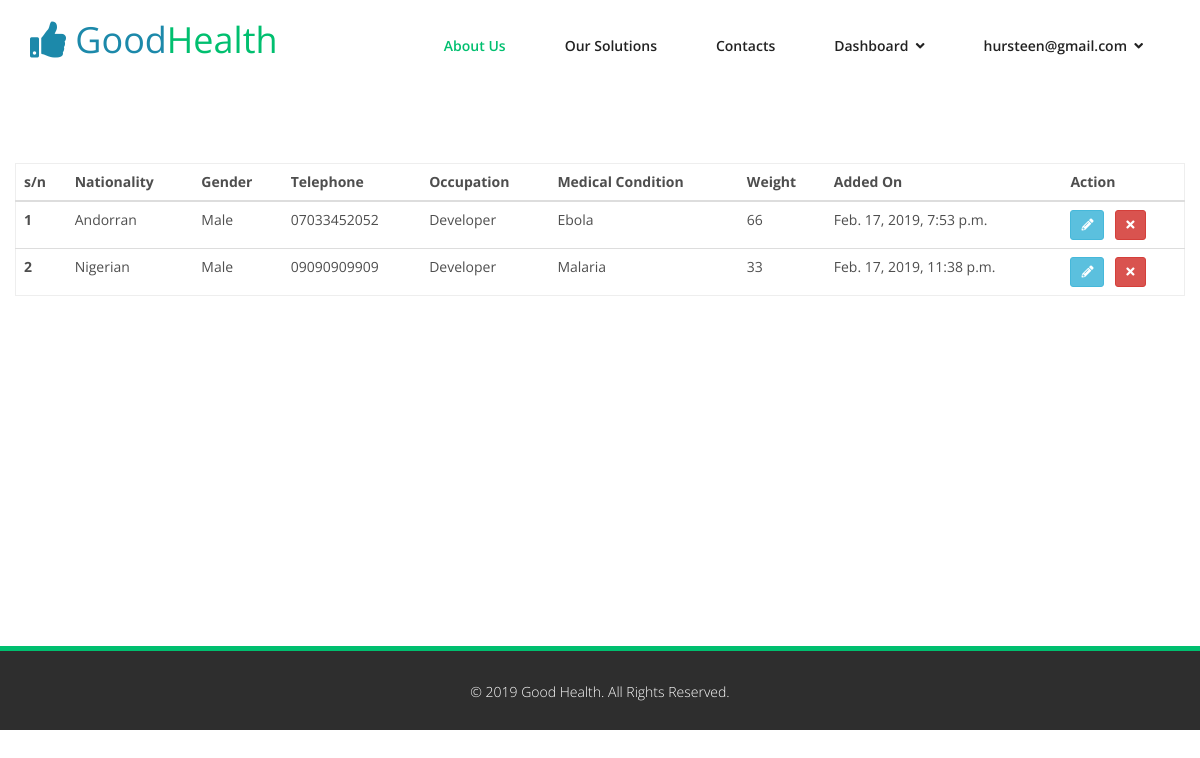
/dashboard/my-medical-report (signed in), run on an earlier commit of the app's database.
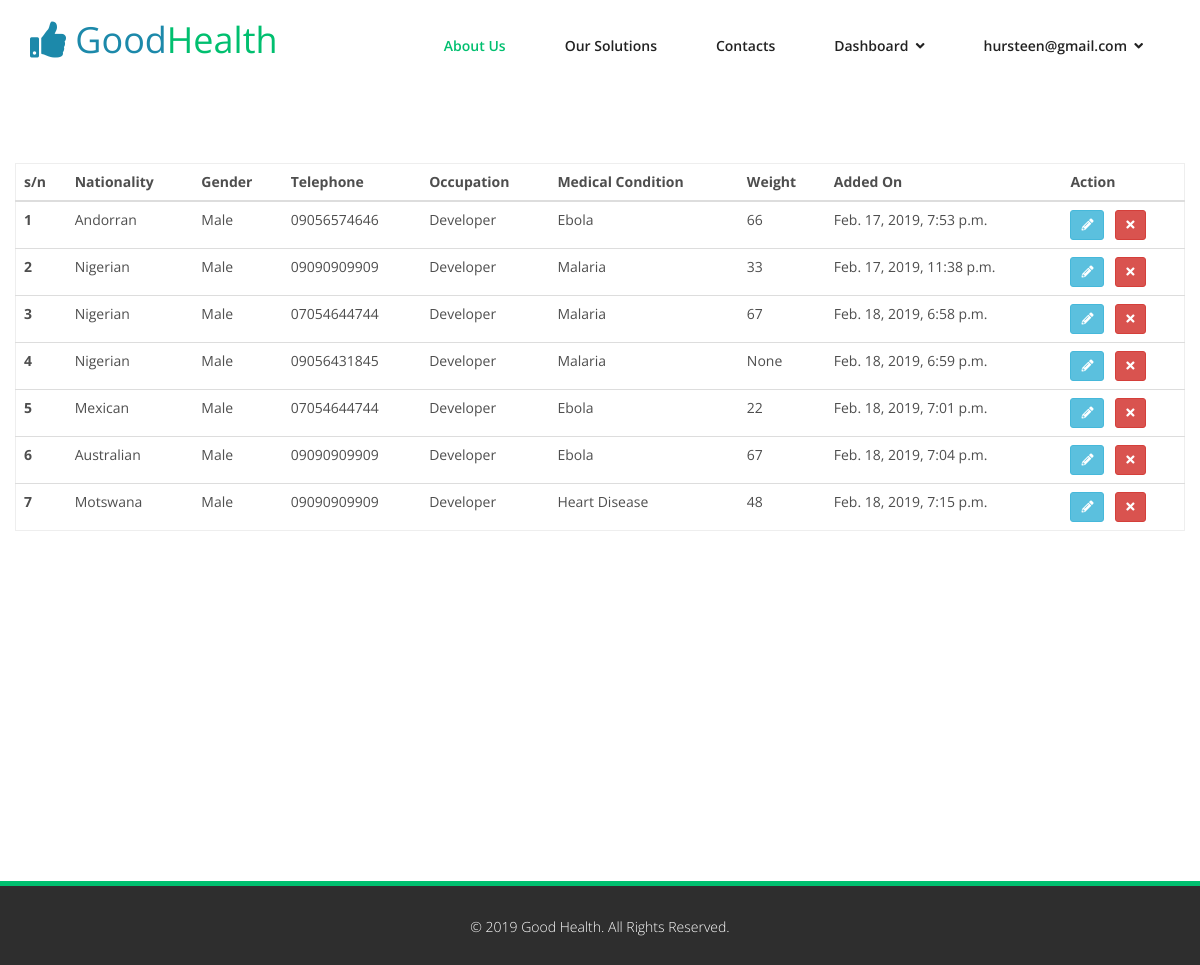
And on a later commit of the database.
### accounts/models.py (models this page shows, shortened)
class User(AbstractBaseUser, PermissionsMixin):
    username = None
    email = models.EmailField(_('email address'), unique=True)
    first_name = models.CharField(_('first name'), max_length=30, blank=True)
    last_name = models.CharField(_('last name'), max_length=30, blank=True)
    date_joined = models.DateTimeField(
        _('date joined'), default=datetime.now)
    last_login = models.DateTimeField(
        _('last login'), default=datetime.now)
    is_active = models.BooleanField(_('active'), default=True)
    is_staff = models.BooleanField(_('is staff'), default=False)
    avatar = models.ImageField(upload_to='avatars/', null=True, blank=True)
    USERNAME_FIELD = 'email'
    REQUIRED_FIELDS = []
    objects = UserManager()
    class Meta:
        verbose_name = _('user')
        verbose_name_plural = _('users')

### dashboard/models.py (models this page shows, shortened)
class MedicalReport(models.Model):
     user_id = models.ForeignKey(User, on_delete=models.CASCADE, related_name='user_ids')
     gender = models.CharField(max_length=1)
     nationality = models.CharField(max_length=100)
     state = models.CharField(max_length=100)
     address = models.CharField(max_length=255)
     telephone = models.CharField(max_length=50)
     occupation = models.CharField(max_length=50)
     dob = models.DateField(blank=True, null=True)
     medical_condition = models.CharField(max_length=255)
     weight = models.IntegerField(blank=True, null=True)
     marital_status = models.CharField(max_length=1)
     date_added = models.DateTimeField(default=datetime.now, blank=True, null=True)
     date_updated = models.DateTimeField(default=datetime.now, blank=True, null=True)

### dashboard/views.py (the view)
# urls.py: path('my-medical-report', views.my_medical_report, name='my_medical_report'),
@login_required(login_url="/accounts/login")
def my_medical_report(request):
    user = request.user.id
    my_medical_report = MedicalReport.objects.filter(user_id=user)
    context = {'my_medical_report':my_medical_report}
    return render(request, 'dashboard/my_medical_report.html', context)

### dashboard/templates/dashboard/my_medical_report.html (shortened to what this page needs)
{% extends 'base.html' %}
{% block content %}
{% load static %}
<section>
<div class="container my-medical-report pad-md-0">
    <table class="table table-hover add-border">
        <thead>
            <tr>
                <th scope="col">s/n</th>
                <th scope="col">Nationality</th>
                <th scope="col">Gender</th>
                <th scope="col">Telephone</th>
                <th scope="col">Occupation</th>
                <th scope="col">Medical Condition</th>
                <th scope="col">Weight</th>
                <th scope="col">Added On</th>
                <th scope="col">Action</th>
            </tr>
        </thead>
        <tbody>
            {% for report in my_medical_report %}
                    <tr class="table-active" id="{{report.id}}">
                    <th scope="row">{{forloop.counter}}</th>
                    <td>{{report.nationality|capfirst}}</td>
                    <td>
                        {% if report.gender == "m" %}
                            Male
                        {% elif report.gender == "f" %}
                            Female
                        {% else %}
                            Others
                        {% endif %}
                    <td>{{report.telephone}}</td>
                    <td>{{report.occupation|capfirst}}</td>
                    <td>{{report.medical_condition|title}}</td>
                    <td>{{report.weight}}</td>
                    <td>{{report.date_added}}</td>
                    <td>
                        <a class="btn btn-sm btn-info" title="Edit Report" style="color: #fff;"><i class="fas fa-pencil-alt"></i></a>&nbsp;&nbsp;
                        <a class="btn btn-sm btn-danger" title="Delete Report" style="color: #fff;"><i class="fas fa-times"></i> </a>
                    </td>
                </tr>
                {% empty %}
                    <tr class="table-active">
                        <td colspan="9" class="text-center">Sorry, you have no medical record yet.</td>
                    </tr>
            {% endfor %}
        </tbody>
    </table>
</div>
</section>
{% endblock %}

### good_health/templates/base.html (shortened to what this page needs)
{% load static %}
<!DOCTYPE html>
<html lang="en">
<head>
    <link href="{% static 'assets/css/bootstrap.min.css' %}" rel="stylesheet">
    <link rel="stylesheet" href="https://use.fontawesome.com/releases/v5.6.3/css/all.css">
    <link href="{% static 'assets/css/animate.min.css' %}" rel="stylesheet">
    <link href="{% static 'assets/css/owl.carousel.min.css' %}" rel="stylesheet">
    <link href="{% static 'assets/css/icomoon.css' %}" rel="stylesheet">
    <link href="{% static 'assets/css/main.css' %}" rel="stylesheet">
    <link href="{% static 'assets/css/style.css' %}" rel="stylesheet">
    <link href="{% static 'assets/css/responsive.css' %}" rel="stylesheet">
    <link href="{% static 'assets/css/datepicker.min.css' %}" rel="stylesheet">
</head>
<body class="homepage">
    <header id="header">
        <nav class="navbar navbar-inverse" role="banner">
            <div class="container">
                <div class="navbar-header">
                    <a class="navbar-brand" href="{% url 'home' %}">
                        <a class="navbar-brand" href="{% url 'home' %}"><i class="fas fa-thumbs-up" style="color: #1c89aa;"></i>&nbsp;<span style="color: #1c89aa;">Good</span><span style="color: #00bf6f;">Health</span></a>
                    </a>
                </div>
                <div class="collapse navbar-collapse navbar-right">
                    <ul class="nav navbar-nav">
                        <li class="active"><a href="#">About Us</a></li>
                        <li><a href="#">Our Solutions</a></li>
                        <li><a href="#">Contacts</a></li>
                        {% if user.is_authenticated %}
                        <li class="dropdown">
                            <a href="#" class="dropdown-toggle" data-toggle="dropdown">Dashboard &nbsp;<i class="fa fa-angle-down"></i></a>
                        </li>
                        <li class="dropdown">
                            <a href="#" class="dropdown-toggle" data-toggle="dropdown">{{user.email}} &nbsp;<i class="fa fa-angle-down"></i></a>
                        </li>
                        {% endif %}
                    </ul>
                </div>
            </div>
        </nav>
    </header>
{% block content %}
{% endblock %}
<section >
</section>
<div class="container-fluid">
    <footer id="footer" class="midnight-blue">
        <div class="container">
            <div class="row">
                <div class="col-sm-12 text-center">
                    &copy; 2019 <a target="_blank" href="{% url 'home' %}" style="color: #fff;" title="Good Health">Good Health</a>.
                    All Rights Reserved.
                </div>
            </div>
        </div>
    </footer>
</div>
    </body>
    </html>

### good_health/static/assets/css/main.css (style rules this page uses)
body { background: #fff; font-family: 'Open Sans', sans-serif; color: #4e4e4e; line-height: 22px; }
a { color: #00bf6f; -webkit-transition: color 300ms, background-color 300ms; transition: color 300ms, background-color 300ms; }
body>section { padding: 70px 0; }
.navbar>.container .navbar-brand { margin-left: 0; }
.navbar-brand { padding: 0; margin: 0; }
.navbar { border-radius: 0; margin-bottom: 0; background: #fff; padding: 15px 0; padding-bottom: 0; }
.navbar-nav { margin-top: 12px; }
.navbar-nav>li { margin-left: 35px; padding-bottom: 28px; }
.navbar-inverse .navbar-nav>li>a { padding: 5px 12px; margin: 0; border-radius: 0px; color: #222; line-height: 24px; display: inline-block; font-weight: 600; border-bottom: 2px solid #fff; border-top: 2px solid #fff; }
.navbar-inverse { border: none; }
.navbar-inverse .navbar-brand { font-size: 36px; line-height: 50px; color: #fff; }
.navbar-inverse .navbar-nav>.active>a, .navbar-inverse .navbar-nav>.active>a:hover, .navbar-inverse .navbar-nav>.active>a:focus, .navbar-inverse .navbar-nav>.active>a:active, .navbar-inverse .navbar-nav>.open>a, .navbar-inverse .navbar-nav>.open>a:hover, .navbar-inverse .navbar-nav>.open>a:active, .navbar-inverse .navbar-nav>.open>a:focus { background-color: #fff; color: #00bf6f; }
.navbar-inverse .navbar-collapse, .navbar-inverse .navbar-form { border-top: 0; padding-bottom: 0; }
#footer { background: none repeat scroll 0 0 #2E2E2E; border-top: 5px solid #00bf6f; height: 84px; margin-top: 120px; }
#footer { padding-top: 30px; padding-bottom: 30px; color: #fff; background: #2e2e2e; font-weight: 300; }
#footer a { color: #fff; }

### good_health/static/assets/css/style.css (style rules this page uses)
.pad-md-0 { padding : 0px; }
.add-border { border: 1px solid #eee; }

What changed in the data, as far as the page shows it:
changed MedicalReport "Andorran": telephone "07033452052" → "09056574646"
added MedicalReport: nationality "Nigerian", gender "Male", telephone "07054644744", occupation "Developer", medical_condition "Malaria", weight "67", date_added "Feb. 18, 2019, 6:58 p.m."
added MedicalReport: nationality "Nigerian", gender "Male", telephone "09056431845", occupation "Developer", medical_condition "Malaria", weight "None", date_added "Feb. 18, 2019, 6:59 p.m."
added MedicalReport: nationality "Mexican", gender "Male", telephone "07054644744", occupation "Developer", medical_condition "Ebola", weight "22", date_added "Feb. 18, 2019, 7:01 p.m."
added MedicalReport: nationality "Australian", gender "Male", telephone "09090909909", occupation "Developer", medical_condition "Ebola", weight "67", date_added "Feb. 18, 2019, 7:04 p.m."
added MedicalReport: nationality "Motswana", gender "Male", telephone "09090909909", occupation "Developer", medical_condition "Heart Disease", weight "48", date_added "Feb. 18, 2019, 7:15 p.m."
